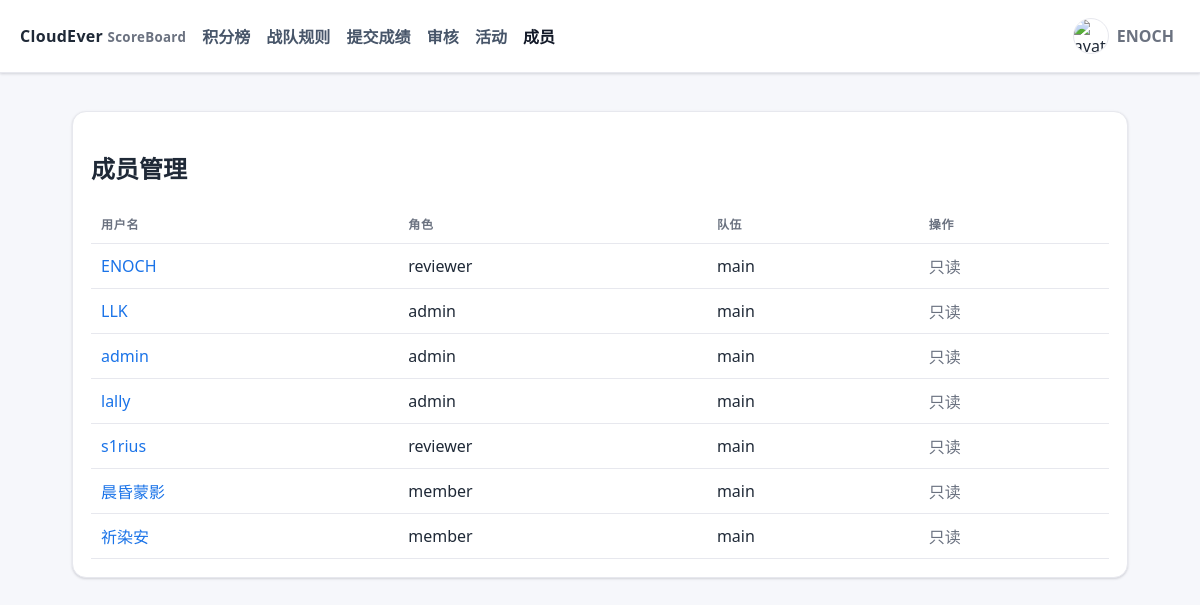
The page /admin/users (signed in) on the database its author committed.
### ceboard/models.py (models this page shows)
class User(Base):
    __tablename__ = "users"
    id = Column(Integer, primary_key=True)
    username = Column(String, unique=True, nullable=False)
    password_hash = Column(String, nullable=False)
    role = Column(String, default="member")  # 'admin' | 'reviewer' | 'member'
    team_type = Column(String, default="sub")  # 'main' or 'sub'
    is_active = Column(Boolean, default=True)
    is_deleted = Column(Boolean, default=False)
    avatar_filename = Column(String, nullable=True)
    submissions = relationship("Submission", back_populates="user")

### ceboard/routers/admin.py (the view)
@router.get("/admin/users", response_class=HTMLResponse)
def admin_users(request: Request, db = Depends(get_db), current_user = Depends(get_current_user)):
    require_admin_or_reviewer(current_user)
    users = db.query(User).filter(User.is_deleted == False).order_by(User.username.asc()).all()
    return render_template("admin_users.html", title="成员管理", current_user=current_user, users=users)

### templates/admin_users.html
{% extends 'base.html' %}
{% block content %}
<div class="card">
  <h2>成员管理</h2>
  <table>
  <thead><tr><th>用户名</th><th>角色</th><th>队伍</th><th>操作</th></tr></thead>
    <tbody>
    {% for u in users %}
      <tr>
  <td><a href="/admin/users/{{ u.id }}">{{ u.username }}</a></td>
        <td>{{ u.role }}</td>
        <td>{{ u.team_type }}</td>
        <td>
          {% if current_user.role == 'admin' %}
          <div class="row" style="align-items:center; gap:10px; flex-wrap:nowrap; white-space:nowrap">
            <form method="post" action="/admin/users/{{ u.id }}/update" class="row" style="align-items:center; gap:8px">
              <select name="role" style="width:auto; min-width:120px">
                <option value="member" {% if u.role=='member' %}selected{% endif %}>member</option>
                <option value="reviewer" {% if u.role=='reviewer' %}selected{% endif %}>reviewer</option>
                <option value="admin" {% if u.role=='admin' %}selected{% endif %}>admin</option>
              </select>
              <select name="team_type" style="width:auto; min-width:120px">
                <option value="main" {% if u.team_type=='main' %}selected{% endif %}>main(主队)</option>
                <option value="sub" {% if u.team_type=='sub' %}selected{% endif %}>sub(子队)</option>
              </select>
              <button class="btn secondary" type="submit">保存</button>
            </form>
            <form method="post" action="/admin/users/{{ u.id }}/delete" onsubmit="return confirm('确认将该成员移入垃圾箱？');">
              <button class="btn warn" type="submit">删除</button>
            </form>
          </div>
          {% else %}
          <span class="muted">只读</span>
          {% endif %}
        </td>
      </tr>
    {% else %}
      <tr><td colspan="4" class="muted">暂无成员</td></tr>
    {% endfor %}
    </tbody>
  </table>
</div>
{% endblock %}

### templates/base.html (shortened to what this page needs)
<!doctype html>
<html lang="zh-CN">
<head>
</head>
<body>
  <header>
    <div class="brand">CloudEver <small>ScoreBoard</small></div>
    <div class="nav">
  <a href="/">积分榜</a>
      <a href="/rules">战队规则</a>
      <a href="/submit">提交成绩</a>
      {% if current_user and (current_user.role == 'admin' or current_user.role == 'reviewer') %}
        <a href="/admin/review">审核</a>
        <a href="/admin/events">活动</a>
      {% endif %}
      {% if current_user and (current_user.role == 'admin' or current_user.role == 'reviewer') %}
        <a href="/admin/users">成员</a>
      {% endif %}
    </div>
    <div style="margin-left:auto">
      {% if current_user %}
        <div class="user-menu" id="userMenu">
          <div class="user-trigger" id="userTrigger">
            {% if avatar_url %}<img class="avatar" src="{{ avatar_url }}" alt="avatar" />{% endif %}
            <span class="muted" style="font-weight:600">{{ current_user.username }}</span>
          </div>
        </div>
      {% else %}
        <a class="btn secondary" href="/auth/login">登录</a>
        <a class="btn" style="margin-left:8px" href="/auth/register">注册</a>
      {% endif %}
    </div>
  </header>
  <div class="wrap">
    {% block content %}{% endblock %}
  </div>
</body>
</html>

### templates/base.html (style rules this page uses)
:root { --bg:#f6f7fb; --surface:#ffffff; --border:#e7e8ee; --text:#1f2937; --muted:#6b7280; --accent:#1a73e8; --accent-2:#185abc; --success:#16a34a; --warn:#e11d48; --shadow:0 1px 2px rgba(16,24,40,.06), 0 1px 3px rgba(16,24,40,.1); }
* { box-sizing:border-box }
html,body { height:100% }
body { font-family: ui-sans-serif, system-ui, -apple-system, Segoe UI, Roboto, 'Noto Sans SC', Arial; margin:0; color:var(--text); background:var(--bg); }
header { position:sticky; top:0; z-index:10; display:flex; align-items:center; gap:16px; padding:12px 20px; background:var(--surface); border-bottom:1px solid var(--border); box-shadow: var(--shadow); }
.brand { font-weight:800; letter-spacing:.3px }
.brand small { color:var(--muted); font-weight:600 }
.nav a { margin-right:12px; color:#475569; text-decoration:none; font-weight:600; padding:8px 0 }
.nav a.active { color:#111827 }
.wrap { max-width:1100px; margin:0 auto; padding:24px 22px }
.card { position:relative; margin:14px 0; padding:18px 18px; background:var(--surface); border:1px solid var(--border); border-radius:14px; box-shadow: var(--shadow); }
.muted { color:var(--muted) }
a { color:var(--accent); text-decoration:none }
table { width:100%; border-collapse:separate; border-spacing:0; background:#fff }
thead th { font-size:12px; text-transform:uppercase; letter-spacing:.06em; color:#6b7280 }
th,td { padding:10px 10px; border-bottom:1px solid var(--border); text-align:left }
.avatar { width:36px; height:36px; border-radius:999px; border:1px solid var(--border); object-fit:cover; vertical-align:middle }
.user-menu { position:relative }
.user-trigger { display:flex; align-items:center; gap:8px; padding:6px; border-radius:999px; cursor:pointer }

### rows shown on the page
User: username "ENOCH", role "reviewer", team_type "main", shows "只读"
User: username "LLK", role "admin", team_type "main"
User: username "admin", role "admin", team_type "main"
User: username "lally", role "admin", team_type "main"
User: username "s1rius", role "reviewer", team_type "main"
User: username "晨昏蒙影", role "member", team_type "main"
User: username "祈染安", role "member", team_type "main"
